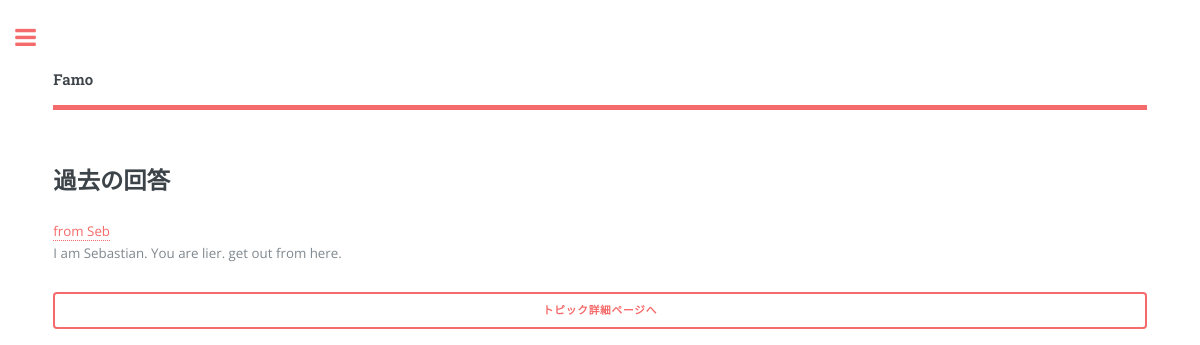
Before: /portfolio/Sebastian/answers with the older database file.
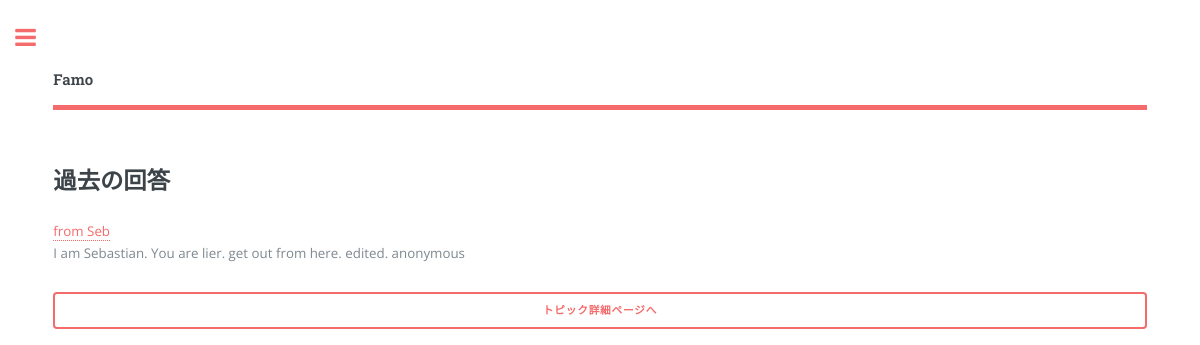
After: the same page with the newer database file.
### counsel/models.py (models this page shows, shortened)
class Post(models.Model):
    title = models.CharField(max_length=50)
    content = models.CharField(max_length=500)
    user = models.ForeignKey(FamoUser)
    updated_date = models.DateTimeField(auto_now=True)
    anonymous = models.BooleanField(default=False)
    class Meta:
        abstract = True

class Answer(Post):
    question = models.ForeignKey(Question)
    good_rators = models.ManyToManyField(FamoUser, related_name='good_answers')
    bad_rators = models.ManyToManyField(FamoUser, related_name='bad_anwers')

### portfolio/views.py (the view)
# urls.py: url(r'^(?P<username>\S+?)/answers', views.answers, name='answers'),
def answers(request, username):
    context = {'answers': Answer.objects.filter(user__username=username)}
    return render(request, 'portfolio/answers.html', context)

### commons/templatetags/commons_extras.py (called while the page is built)
@register.filter
def get_categories(num=30):
    return Category.objects.order_by('name')[:num]

@register.inclusion_tag('commons/search_form.html')
def search_form():
    search_form = SearchForm(prefix='search')
    return {'search_form': search_form}

### counsel/models.py (called while the page is built)
    def __str__(self):
        return self.name

### portfolio/templates/portfolio/answers.html
{% extends 'commons/base.html' %}
{% block content %}
<section id="answers">
  <h2>過去の回答</h2>
  {% for answer in answers %}
    <section id="question{{ answer.id }}">
    <a href="{% url 'counsel:detail' answer.question.id %}">{{ answer.title }}</a>
    <p>{{ answer.content }}</p>
    <a class="button fit">トピック詳細ページへ</a>
    </section>
  {% endfor %}
</section>
{% endblock content %}

Changed rows visible on the page:
changed Answer "from Seb": content "I am Sebastian. You are lier. get out from here." → "I am Sebastian. You are lier. get out from here. edited. anonymous"
